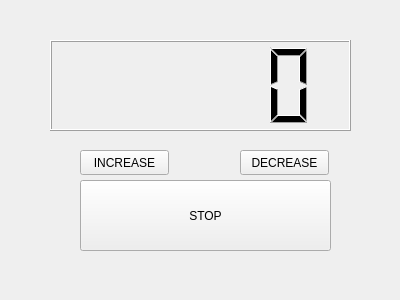
<?xml version="1.0" encoding="UTF-8"?>
<ui version="4.0">
 <class>Counter</class>
 <widget class="QWidget" name="Counter">
  <property name="geometry">
   <rect>
    <x>0</x>
    <y>0</y>
    <width>400</width>
    <height>300</height>
   </rect>
  </property>
  <property name="windowTitle">
   <string>Counter</string>
  </property>
  <widget class="QPushButton" name="button">
   <property name="geometry">
    <rect>
     <x>80</x>
     <y>180</y>
     <width>251</width>
     <height>71</height>
    </rect>
   </property>
   <property name="text">
    <string>STOP</string>
   </property>
  </widget>
  <widget class="QLCDNumber" name="lcdNumber">
   <property name="geometry">
    <rect>
     <x>50</x>
     <y>40</y>
     <width>301</width>
     <height>91</height>
    </rect>
   </property>
  </widget>
  <widget class="QPushButton" name="pushButton">
   <property name="geometry">
    <rect>
     <x>80</x>
     <y>150</y>
     <width>89</width>
     <height>25</height>
    </rect>
   </property>
   <property name="text">
    <string>INCREASE</string>
   </property>
  </widget>
  <widget class="QPushButton" name="pushButton_2">
   <property name="geometry">
    <rect>
     <x>240</x>
     <y>150</y>
     <width>89</width>
     <height>25</height>
    </rect>
   </property>
   <property name="text">
    <string>DECREASE</string>
   </property>
  </widget>
 </widget>
 <resources/>
 <connections/>
</ui>
